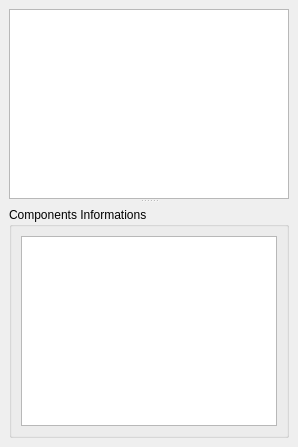
<?xml version="1.0" encoding="UTF-8"?>
<ui version="4.0">
 <class>Components_Manager_Ui_DockWidget</class>
 <widget class="QDockWidget" name="Components_Manager_Ui_DockWidget">
  <property name="windowTitle">
   <string>Components Manager</string>
  </property>
  <widget class="QWidget" name="Components_Manager_Ui_dockWidgetContents">
   <layout class="QGridLayout" name="Components_Manager_Ui_dockWidgetContents_gridLayout">
    <item row="0" column="0">
     <widget class="QSplitter" name="Components_Manager_Ui_splitter">
      <property name="orientation">
       <enum>Qt::Vertical</enum>
      </property>
      <widget class="QWidget" name="gridLayoutWidget">
       <layout class="QGridLayout" name="Components_Manager_Ui_gridLayout">
        <item row="0" column="0">
         <widget class="QTreeView" name="Components_Manager_Ui_treeView"/>
        </item>
       </layout>
      </widget>
      <widget class="QFrame" name="Components_Manager_Ui_frame">
       <property name="frameShadow">
        <enum>QFrame::Raised</enum>
       </property>
       <layout class="QGridLayout" name="Components_Manager_Ui_frame_gridLayout">
        <property name="leftMargin">
         <number>0</number>
        </property>
        <property name="topMargin">
         <number>4</number>
        </property>
        <property name="rightMargin">
         <number>0</number>
        </property>
        <property name="bottomMargin">
         <number>0</number>
        </property>
        <item row="0" column="0">
         <widget class="QGroupBox" name="Components_Informations_groupBox">
          <property name="title">
           <string>Components Informations</string>
          </property>
          <layout class="QGridLayout" name="Components_Informations_groupBox_gridLayout">
           <item row="0" column="0">
            <widget class="QTextBrowser" name="Components_Informations_textBrowser">
             <property name="statusTip">
              <string>Components Informations Text Browser: Displays selected Components informations.</string>
             </property>
             <property name="openExternalLinks">
              <bool>true</bool>
             </property>
            </widget>
           </item>
          </layout>
         </widget>
        </item>
       </layout>
      </widget>
     </widget>
    </item>
   </layout>
  </widget>
 </widget>
 <resources/>
 <connections/>
</ui>
